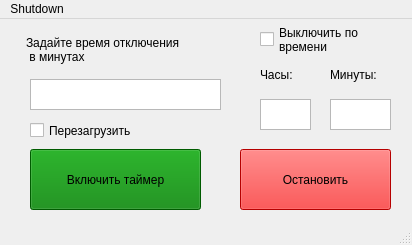
<?xml version="1.0" encoding="UTF-8"?>
<ui version="4.0">
 <class>MainWindow</class>
 <widget class="QMainWindow" name="MainWindow">
  <property name="enabled">
   <bool>true</bool>
  </property>
  <property name="geometry">
   <rect>
    <x>0</x>
    <y>0</y>
    <width>412</width>
    <height>245</height>
   </rect>
  </property>
  <property name="sizePolicy">
   <sizepolicy hsizetype="Fixed" vsizetype="Fixed">
    <horstretch>0</horstretch>
    <verstretch>0</verstretch>
   </sizepolicy>
  </property>
  <property name="windowTitle">
   <string>MainWindow</string>
  </property>
  <property name="documentMode">
   <bool>false</bool>
  </property>
  <widget class="QWidget" name="centralwidget">
   <widget class="QTextEdit" name="textEdit">
    <property name="geometry">
     <rect>
      <x>30</x>
      <y>60</y>
      <width>191</width>
      <height>31</height>
     </rect>
    </property>
    <property name="styleSheet">
     <string notr="true">font-size: 14px;</string>
    </property>
    <property name="html">
     <string>&lt;!DOCTYPE HTML PUBLIC &quot;-//W3C//DTD HTML 4.0//EN&quot; &quot;http://www.w3.org/TR/REC-html40/strict.dtd&quot;&gt;
&lt;html&gt;&lt;head&gt;&lt;meta name=&quot;qrichtext&quot; content=&quot;1&quot; /&gt;&lt;style type=&quot;text/css&quot;&gt;
p, li { white-space: pre-wrap; }
&lt;/style&gt;&lt;/head&gt;&lt;body style=&quot; font-family:'Ubuntu'; font-size:14px; font-weight:400; font-style:normal;&quot;&gt;
&lt;p style=&quot;-qt-paragraph-type:empty; margin-top:0px; margin-bottom:0px; margin-left:0px; margin-right:0px; -qt-block-indent:0; text-indent:0px;&quot;&gt;&lt;br /&gt;&lt;/p&gt;&lt;/body&gt;&lt;/html&gt;</string>
    </property>
   </widget>
   <widget class="QLabel" name="label">
    <property name="geometry">
     <rect>
      <x>26</x>
      <y>10</y>
      <width>201</width>
      <height>41</height>
     </rect>
    </property>
    <property name="text">
     <string>Задайте время отключения
 в минутах</string>
    </property>
   </widget>
   <widget class="QCheckBox" name="checkBoxReboot">
    <property name="geometry">
     <rect>
      <x>30</x>
      <y>100</y>
      <width>191</width>
      <height>23</height>
     </rect>
    </property>
    <property name="text">
     <string>Перезагрузить</string>
    </property>
   </widget>
   <widget class="QTextEdit" name="hourInput">
    <property name="geometry">
     <rect>
      <x>260</x>
      <y>80</y>
      <width>51</width>
      <height>31</height>
     </rect>
    </property>
   </widget>
   <widget class="QPushButton" name="stopBtn">
    <property name="geometry">
     <rect>
      <x>240</x>
      <y>130</y>
      <width>151</width>
      <height>61</height>
     </rect>
    </property>
    <property name="sizePolicy">
     <sizepolicy hsizetype="Minimum" vsizetype="Minimum">
      <horstretch>0</horstretch>
      <verstretch>0</verstretch>
     </sizepolicy>
    </property>
    <property name="styleSheet">
     <string notr="true">background-color: red;</string>
    </property>
    <property name="text">
     <string>Остановить</string>
    </property>
    <attribute name="buttonGroup">
     <string notr="true">buttonGroup_2</string>
    </attribute>
   </widget>
   <widget class="QPushButton" name="startBtn">
    <property name="enabled">
     <bool>true</bool>
    </property>
    <property name="geometry">
     <rect>
      <x>30</x>
      <y>130</y>
      <width>171</width>
      <height>61</height>
     </rect>
    </property>
    <property name="sizePolicy">
     <sizepolicy hsizetype="Minimum" vsizetype="Minimum">
      <horstretch>0</horstretch>
      <verstretch>0</verstretch>
     </sizepolicy>
    </property>
    <property name="styleSheet">
     <string notr="true">background-color: green;</string>
    </property>
    <property name="text">
     <string>Включить таймер</string>
    </property>
    <attribute name="buttonGroup">
     <string notr="true">buttonGroup_2</string>
    </attribute>
   </widget>
   <widget class="QTextEdit" name="minuteInput">
    <property name="geometry">
     <rect>
      <x>330</x>
      <y>80</y>
      <width>61</width>
      <height>31</height>
     </rect>
    </property>
   </widget>
   <widget class="QLabel" name="label_3">
    <property name="geometry">
     <rect>
      <x>260</x>
      <y>40</y>
      <width>41</width>
      <height>31</height>
     </rect>
    </property>
    <property name="text">
     <string>Часы:</string>
    </property>
   </widget>
   <widget class="QLabel" name="label_4">
    <property name="geometry">
     <rect>
      <x>330</x>
      <y>40</y>
      <width>61</width>
      <height>31</height>
     </rect>
    </property>
    <property name="text">
     <string>Минуты:</string>
    </property>
   </widget>
   <widget class="QCheckBox" name="checkTimeShut">
    <property name="geometry">
     <rect>
      <x>260</x>
      <y>0</y>
      <width>131</width>
      <height>41</height>
     </rect>
    </property>
    <property name="text">
     <string>Выключить по
времени</string>
    </property>
   </widget>
  </widget>
  <widget class="QMenuBar" name="menubar">
   <property name="geometry">
    <rect>
     <x>0</x>
     <y>0</y>
     <width>412</width>
     <height>22</height>
    </rect>
   </property>
   <widget class="QMenu" name="menuShutdownn">
    <property name="title">
     <string>Shutdown</string>
    </property>
   </widget>
   <addaction name="menuShutdownn"/>
  </widget>
  <widget class="QStatusBar" name="statusbar"/>
 </widget>
 <resources/>
 <connections/>
 <buttongroups>
  <buttongroup name="buttonGroup_2"/>
 </buttongroups>
</ui>
